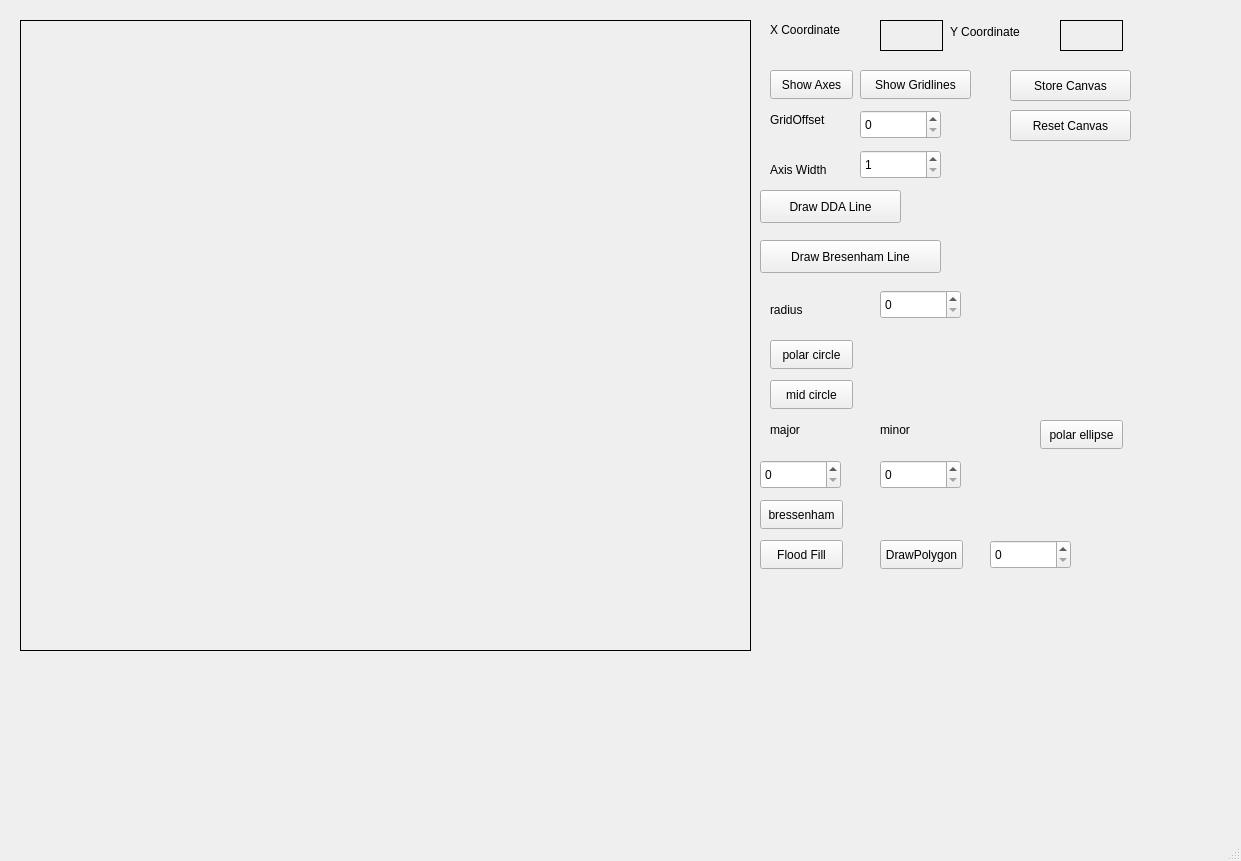
<?xml version="1.0" encoding="UTF-8"?>
<ui version="4.0">
 <class>MainWindow</class>
 <widget class="QMainWindow" name="MainWindow">
  <property name="geometry">
   <rect>
    <x>0</x>
    <y>0</y>
    <width>1241</width>
    <height>861</height>
   </rect>
  </property>
  <property name="windowTitle">
   <string>MainWindow</string>
  </property>
  <widget class="QWidget" name="centralwidget">
   <widget class="QLabel" name="workArea">
    <property name="geometry">
     <rect>
      <x>20</x>
      <y>20</y>
      <width>731</width>
      <height>631</height>
     </rect>
    </property>
    <property name="frameShape">
     <enum>QFrame::Shape::Box</enum>
    </property>
    <property name="text">
     <string/>
    </property>
   </widget>
   <widget class="QLabel" name="label">
    <property name="geometry">
     <rect>
      <x>770</x>
      <y>20</y>
      <width>91</width>
      <height>20</height>
     </rect>
    </property>
    <property name="text">
     <string>X Coordinate</string>
    </property>
   </widget>
   <widget class="QLabel" name="label_2">
    <property name="geometry">
     <rect>
      <x>950</x>
      <y>21</y>
      <width>91</width>
      <height>21</height>
     </rect>
    </property>
    <property name="text">
     <string>Y Coordinate</string>
    </property>
   </widget>
   <widget class="QLabel" name="x_coordinate">
    <property name="geometry">
     <rect>
      <x>880</x>
      <y>20</y>
      <width>63</width>
      <height>31</height>
     </rect>
    </property>
    <property name="frameShape">
     <enum>QFrame::Shape::Box</enum>
    </property>
    <property name="text">
     <string/>
    </property>
   </widget>
   <widget class="QLabel" name="y_coordinate">
    <property name="geometry">
     <rect>
      <x>1060</x>
      <y>20</y>
      <width>63</width>
      <height>31</height>
     </rect>
    </property>
    <property name="frameShape">
     <enum>QFrame::Shape::Box</enum>
    </property>
    <property name="text">
     <string/>
    </property>
   </widget>
   <widget class="QPushButton" name="showAxis">
    <property name="geometry">
     <rect>
      <x>770</x>
      <y>70</y>
      <width>83</width>
      <height>29</height>
     </rect>
    </property>
    <property name="text">
     <string>Show Axes</string>
    </property>
   </widget>
   <widget class="QPushButton" name="gridlines">
    <property name="geometry">
     <rect>
      <x>860</x>
      <y>70</y>
      <width>111</width>
      <height>29</height>
     </rect>
    </property>
    <property name="text">
     <string>Show Gridlines</string>
    </property>
   </widget>
   <widget class="QSpinBox" name="gridOffset">
    <property name="geometry">
     <rect>
      <x>860</x>
      <y>110</y>
      <width>81</width>
      <height>29</height>
     </rect>
    </property>
    <property name="minimum">
     <number>0</number>
    </property>
    <property name="singleStep">
     <number>10</number>
    </property>
   </widget>
   <widget class="QSpinBox" name="axisWidth">
    <property name="geometry">
     <rect>
      <x>860</x>
      <y>150</y>
      <width>81</width>
      <height>29</height>
     </rect>
    </property>
    <property name="minimum">
     <number>1</number>
    </property>
   </widget>
   <widget class="QLabel" name="label_3">
    <property name="geometry">
     <rect>
      <x>770</x>
      <y>110</y>
      <width>81</width>
      <height>20</height>
     </rect>
    </property>
    <property name="text">
     <string>GridOffset</string>
    </property>
   </widget>
   <widget class="QLabel" name="label_4">
    <property name="geometry">
     <rect>
      <x>770</x>
      <y>160</y>
      <width>81</width>
      <height>20</height>
     </rect>
    </property>
    <property name="text">
     <string>Axis Width</string>
    </property>
   </widget>
   <widget class="QPushButton" name="DDADraw">
    <property name="geometry">
     <rect>
      <x>760</x>
      <y>190</y>
      <width>141</width>
      <height>33</height>
     </rect>
    </property>
    <property name="text">
     <string>Draw DDA Line</string>
    </property>
   </widget>
   <widget class="QPushButton" name="store">
    <property name="geometry">
     <rect>
      <x>1010</x>
      <y>70</y>
      <width>121</width>
      <height>31</height>
     </rect>
    </property>
    <property name="text">
     <string>Store Canvas</string>
    </property>
   </widget>
   <widget class="QPushButton" name="reset">
    <property name="geometry">
     <rect>
      <x>1010</x>
      <y>110</y>
      <width>121</width>
      <height>31</height>
     </rect>
    </property>
    <property name="text">
     <string>Reset Canvas</string>
    </property>
   </widget>
   <widget class="QPushButton" name="pushButton">
    <property name="geometry">
     <rect>
      <x>760</x>
      <y>240</y>
      <width>181</width>
      <height>33</height>
     </rect>
    </property>
    <property name="text">
     <string>Draw Bresenham Line</string>
    </property>
   </widget>
   <widget class="QLabel" name="DDA_TIME">
    <property name="geometry">
     <rect>
      <x>930</x>
      <y>190</y>
      <width>271</width>
      <height>31</height>
     </rect>
    </property>
    <property name="text">
     <string/>
    </property>
   </widget>
   <widget class="QLabel" name="Bresenham_TIME">
    <property name="geometry">
     <rect>
      <x>960</x>
      <y>240</y>
      <width>301</width>
      <height>31</height>
     </rect>
    </property>
    <property name="text">
     <string/>
    </property>
   </widget>
   <widget class="QPushButton" name="polar_circle">
    <property name="geometry">
     <rect>
      <x>770</x>
      <y>340</y>
      <width>83</width>
      <height>29</height>
     </rect>
    </property>
    <property name="text">
     <string>polar circle</string>
    </property>
   </widget>
   <widget class="QSpinBox" name="radius">
    <property name="geometry">
     <rect>
      <x>880</x>
      <y>290</y>
      <width>81</width>
      <height>29</height>
     </rect>
    </property>
    <property name="minimum">
     <number>0</number>
    </property>
    <property name="singleStep">
     <number>10</number>
    </property>
   </widget>
   <widget class="QLabel" name="label_5">
    <property name="geometry">
     <rect>
      <x>770</x>
      <y>300</y>
      <width>81</width>
      <height>20</height>
     </rect>
    </property>
    <property name="text">
     <string>radius</string>
    </property>
   </widget>
   <widget class="QLabel" name="polarCircleTime">
    <property name="geometry">
     <rect>
      <x>900</x>
      <y>330</y>
      <width>271</width>
      <height>31</height>
     </rect>
    </property>
    <property name="text">
     <string/>
    </property>
   </widget>
   <widget class="QPushButton" name="mid_circle">
    <property name="geometry">
     <rect>
      <x>770</x>
      <y>380</y>
      <width>83</width>
      <height>29</height>
     </rect>
    </property>
    <property name="text">
     <string>mid circle</string>
    </property>
   </widget>
   <widget class="QLabel" name="midpointCircleTime">
    <property name="geometry">
     <rect>
      <x>900</x>
      <y>380</y>
      <width>271</width>
      <height>31</height>
     </rect>
    </property>
    <property name="text">
     <string/>
    </property>
   </widget>
   <widget class="QLabel" name="major_4">
    <property name="geometry">
     <rect>
      <x>770</x>
      <y>420</y>
      <width>81</width>
      <height>20</height>
     </rect>
    </property>
    <property name="text">
     <string>major</string>
    </property>
   </widget>
   <widget class="QSpinBox" name="major">
    <property name="geometry">
     <rect>
      <x>760</x>
      <y>460</y>
      <width>81</width>
      <height>29</height>
     </rect>
    </property>
    <property name="minimum">
     <number>0</number>
    </property>
    <property name="singleStep">
     <number>10</number>
    </property>
   </widget>
   <widget class="QLabel" name="major_3">
    <property name="geometry">
     <rect>
      <x>880</x>
      <y>420</y>
      <width>81</width>
      <height>20</height>
     </rect>
    </property>
    <property name="text">
     <string>minor</string>
    </property>
   </widget>
   <widget class="QSpinBox" name="minor">
    <property name="geometry">
     <rect>
      <x>880</x>
      <y>460</y>
      <width>81</width>
      <height>29</height>
     </rect>
    </property>
    <property name="minimum">
     <number>0</number>
    </property>
    <property name="singleStep">
     <number>10</number>
    </property>
   </widget>
   <widget class="QPushButton" name="polar_ellipse">
    <property name="geometry">
     <rect>
      <x>1040</x>
      <y>420</y>
      <width>83</width>
      <height>29</height>
     </rect>
    </property>
    <property name="text">
     <string>polar ellipse</string>
    </property>
   </widget>
   <widget class="QPushButton" name="bressenham_ellipse">
    <property name="geometry">
     <rect>
      <x>760</x>
      <y>500</y>
      <width>83</width>
      <height>29</height>
     </rect>
    </property>
    <property name="text">
     <string>bressenham</string>
    </property>
   </widget>
   <widget class="QLabel" name="polarEllipseTime">
    <property name="geometry">
     <rect>
      <x>1010</x>
      <y>460</y>
      <width>191</width>
      <height>31</height>
     </rect>
    </property>
    <property name="text">
     <string/>
    </property>
   </widget>
   <widget class="QLabel" name="bressenhamEllepseTime">
    <property name="geometry">
     <rect>
      <x>880</x>
      <y>500</y>
      <width>231</width>
      <height>31</height>
     </rect>
    </property>
    <property name="text">
     <string/>
    </property>
   </widget>
   <widget class="QPushButton" name="Flood_Fill">
    <property name="geometry">
     <rect>
      <x>760</x>
      <y>540</y>
      <width>83</width>
      <height>29</height>
     </rect>
    </property>
    <property name="text">
     <string>Flood Fill</string>
    </property>
   </widget>
   <widget class="QPushButton" name="DrawPolygon">
    <property name="geometry">
     <rect>
      <x>880</x>
      <y>540</y>
      <width>83</width>
      <height>29</height>
     </rect>
    </property>
    <property name="text">
     <string>DrawPolygon</string>
    </property>
   </widget>
   <widget class="QSpinBox" name="Vertices">
    <property name="geometry">
     <rect>
      <x>990</x>
      <y>540</y>
      <width>81</width>
      <height>29</height>
     </rect>
    </property>
    <property name="minimum">
     <number>0</number>
    </property>
    <property name="singleStep">
     <number>10</number>
    </property>
   </widget>
  </widget>
  <widget class="QMenuBar" name="menubar">
   <property name="geometry">
    <rect>
     <x>0</x>
     <y>0</y>
     <width>1241</width>
     <height>25</height>
    </rect>
   </property>
  </widget>
  <widget class="QStatusBar" name="statusbar"/>
 </widget>
 <resources/>
 <connections/>
</ui>
